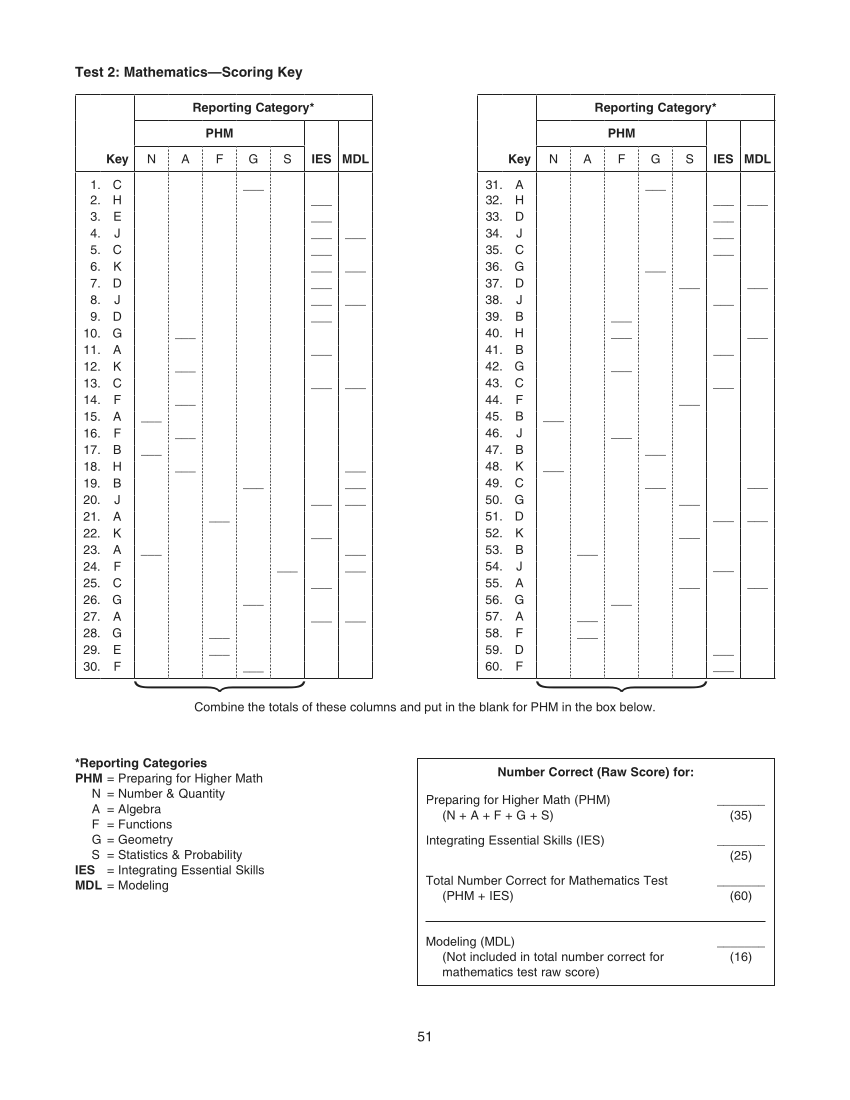
#> input picture source/images/skm.png, 850 x 1100 px; its folder holds 4 pictures in this run
$ python exp.py
#> lines starting #> are read from the running program, lines starting #| are printed output that depends on the picture; after the words box and inside, x2 and y2 are one past the last pixel; in counts of white or black regions, pixels touching at a corner belong together
# Exploratory code for identifying conversion tables on the relevant ACT pages.

import os, sys, cv2
import pickle
import numpy as np
from os.path import join, abspath
from dataclasses import dataclass
import pytesseract as pt
from pytesseract import Output

sys.path.append('./classes')
from classes.dewarper import Dewarper
from classes.deshadower import Deshadower
from classes.sheetScanner import Sheet

PATH = "./images"


# Functions #########################
@dataclass
class Line():
    # [66 lines left out: functions __init__, extract_text, not called in this run]


def extract_lines(image, show=False):
    """
    image : CV_Image
    """
    if len(image.shape) < 3:
        gray = image
        image = cv2.cvtColor(image, cv2.COLOR_GRAY2BGR)
    else:
        gray = cv2.cvtColor(image, cv2.COLOR_BGR2GRAY2)

    inv = cv2.threshold(gray, 250, 255, cv2.THRESH_BINARY_INV)[1]

    candidates = list(cv2.findContours(inv, cv2.RETR_LIST, cv2.CHAIN_APPROX_SIMPLE)[0])

    # Delete point contours
    for i in range( (len(candidates)-1), -1, -1 ):
        c = candidates[i]
        x,y,w,h = cv2.boundingRect(c)
        if float(w)/float(h) < 8 or w > 25:
            del(candidates[i])

    # Show line contours in column
    for i,c in enumerate(candidates):
        x,y,w,h = cv2.boundingRect(c)
        area = cv2.contourArea(c)
        ratio = float(w)/float(h)
        print(f"{i}\tx = {x}  y = {y}\t w = {w}  h = {h}\t area = {area}   aspect = {round(ratio,5)}")
        pic = image.copy()
        cv2.drawContours(pic, [c], -1, (0,0,255), 1)

    cv2.imshow("C", pic)

    if cv2.waitKey(0) == 27:  # Esc will kill the method
        cv2.destroyAllWindows()
        # break

    return candidates

def extract_row_coords(y_coords):
    """
    Returns the coordinates of each row within the Key.

    Parameters
    ----------
    y_coords : list[int]
        A llist of y-coordinates

    Returns
    -------
    dict : {int:int}
        Key = a y-coordinate
        Val = a question number
    """
    rows = np.unique(y_coords)
    qNums = range(1, len(y_coords)+1)

    return dict(zip(rows, qNums))


# END Functions #########################


image_paths = []
for f in os.listdir(PATH):
    if f.split('.')[1] == 'png':
        # print(f)
        image_paths.append(abspath(join(PATH, f)))
image_paths = sorted(image_paths)
# print(image_paths)

### Deskew the image
# dw = Dewarper(path_ref, path_img)
# dw.dewarp()
# conf_image = dw.dewarped

### Remove shadows and lighting artifacts
# [23 lines of commented-out code are left out]

### Table in page
img = cv2.imread(image_paths[1], flags=cv2.IMREAD_GRAYSCALE)
#> img is the input picture: shape (1100, 850); min 32, max 255, mean 248.1
# m1 = img[94:94+585, 75:75+298]
m1 = img[94:94+585, 75:75+298]
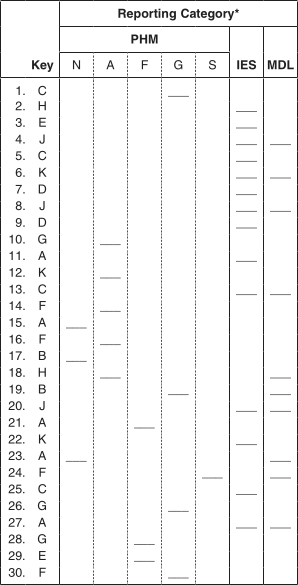
#> m1: shape (585, 298); min 32, max 255, mean 244.2
lines = extract_lines(m1)
#> in extract_lines, `inv = cv2.threshold(gray, 250, 255, cv2.THRESH_BINARY_INV)[1]`:
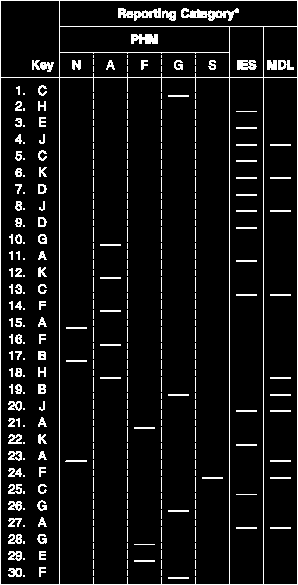
#> inv: shape (585, 298); 7.4% white in thin lines or dots
#> in extract_lines, `candidates = list(cv2.findContours(inv, cv2.RETR_LIST, cv2.CHAIN_APPRO..`: candidates = 440 contours, 320 with area under 20; largest, box (x1, y1, x2, y2) and area: (0, 0, 298, 585) 173448, (59, 77, 230, 585) 86180, (0, 77, 60, 585) 29911, (263, 77, 298, 585) 17236, (229, 77, 264, 585) 17236
#> the loop in extract_lines, `for i in range( (len(candidates)-1), -1, -1 ):` made 440 passes
#> (i, x, y, w, h) on passes 2 to 4: (438, 0, 0, 60, 78), (437, 59, 0, 239, 27), (436, 118, 8, 43, 13)
#> the loop in extract_lines, `for i,c in enumerate(candidates):` made 40 passes
#> (c, x, y, w, h, area, ratio) on passes 1, 2, 4, 5, 6, 8, 9, 10, 11: ([[168, 577], [168, 578], [188, 578], [188, 577]], 168, 577, 21, 2, 20, 10.5), ([[134, 560], [134, 561], [154, 561], [154, 560]], 134, 560, 21, 2, 20, 10.5), ([[270, 527], [270, 528], [290, 528], [290, 527]], 270, 527, 21, 2, 20, 10.5), ([[236, 527], [236, 528], [256, 528], [256, 527]], 236, 527, 21, 2, 20, 10.5), ([[168, 510], [168, 511], [188, 511], [188, 510]], 168, 510, 21, 2, 20, 10.5), ([[270, 477], [270, 478], [290, 478], [290, 477]], 270, 477, 21, 2, 20, 10.5), ([[202, 477], [202, 478], [222, 478], [222, 477]], 202, 477, 21, 2, 20, 10.5), ([[270, 460], [270, 461], [290, 461], [290, 460]], 270, 460, 21, 2, 20, 10.5), ([[66, 460], [65, 461], [86, 461], [86, 460]], 65, 460, 22, 2, 20.5, 11)
#| 0	x = 168  y = 577	 w = 21  h = 2	 area = 20.0   aspect = 10.5
#| 1	x = 134  y = 560	 w = 21  h = 2	 area = 20.0   aspect = 10.5
#| 2	x = 134  y = 544	 w = 21  h = 1	 area = 0.0   aspect = 21.0
#| 3	x = 270  y = 527	 w = 21  h = 2	 area = 20.0   aspect = 10.5
#| 4	x = 236  y = 527	 w = 21  h = 2	 area = 20.0   aspect = 10.5
#| 5	x = 168  y = 510	 w = 21  h = 2	 area = 20.0   aspect = 10.5
#| 6	x = 236  y = 494	 w = 21  h = 1	 area = 0.0   aspect = 21.0
#| 7	x = 270  y = 477	 w = 21  h = 2	 area = 20.0   aspect = 10.5
#> (further printed lines are left out)
#> (key Esc is pressed here)
#> lines = 40 contours, 3 with area under 20; largest, box (x1, y1, x2, y2) and area: (65, 460, 87, 462) 20, (168, 577, 189, 579) 20, (134, 560, 155, 562) 20, (270, 527, 291, 529) 20, (236, 527, 257, 529) 20

Y = [None]*len(lines)
#> Y = 40 items
for i,c in enumerate(lines):
    x,y,w,h = cv2.boundingRect(c)
    Y[i] = y
#> this loop made 40 passes
#> (c, x, y, w, h) on passes 1 to 10: ([[168, 577], [168, 578], [188, 578], [188, 577]], 168, 577, 21, 2), ([[134, 560], [134, 561], [154, 561], [154, 560]], 134, 560, 21, 2), ([[134, 544], [154, 544]], 134, 544, 21, 1), ([[270, 527], [270, 528], [290, 528], [290, 527]], 270, 527, 21, 2), ([[236, 527], [236, 528], [256, 528], [256, 527]], 236, 527, 21, 2), ([[168, 510], [168, 511], [188, 511], [188, 510]], 168, 510, 21, 2), ([[236, 494], [256, 494]], 236, 494, 21, 1), ([[270, 477], [270, 478], [290, 478], [290, 477]], 270, 477, 21, 2), ([[202, 477], [202, 478], [222, 478], [222, 477]], 202, 477, 21, 2), ([[270, 460], [270, 461], [290, 461], [290, 460]], 270, 460, 21, 2)
#> after the loop, Y = 40 values, max 577 at index 0, min 95 at index 39, mean 338.3

rows = extract_row_coords(Y)
#> in extract_row_coords, `rows = np.unique(y_coords)`: rows = 30 values from 95 to 577
#> rows = 30 items
print(rows)
#> (printed output is left out)
sys.exit(0)
#> (the program exits here)
